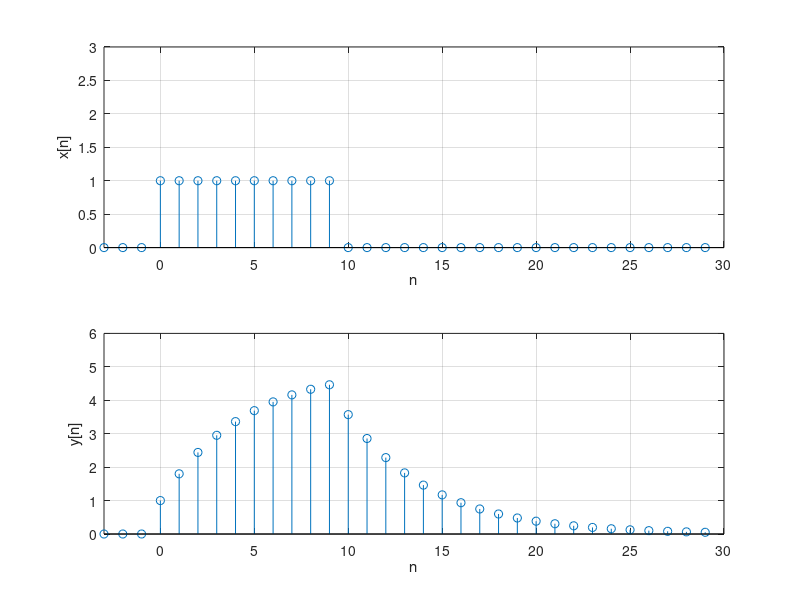

Source code (MATLAB):
%
% Example 9.16
% 
%
N=100;n=0:N-1;
x=[ones(1,10) zeros(1,N-10)];
den=[1 -0.8]; num=[1 0];
y=filter(num, den,x)
n1=[-3 -2 -1 n(1:30)];
x1=[0 0 0 x(1:30)];
y1=[0 0 0 y(1:30)];
figure(1)
subplot(211)
stem(n1,x1); grid; xlabel('n'); ylabel('x[n]'); axis([-3 30 0 3])
subplot(212)
stem(n1,y1); grid; xlabel('n'); ylabel('y[n]'); axis([-3 30 0 6])
